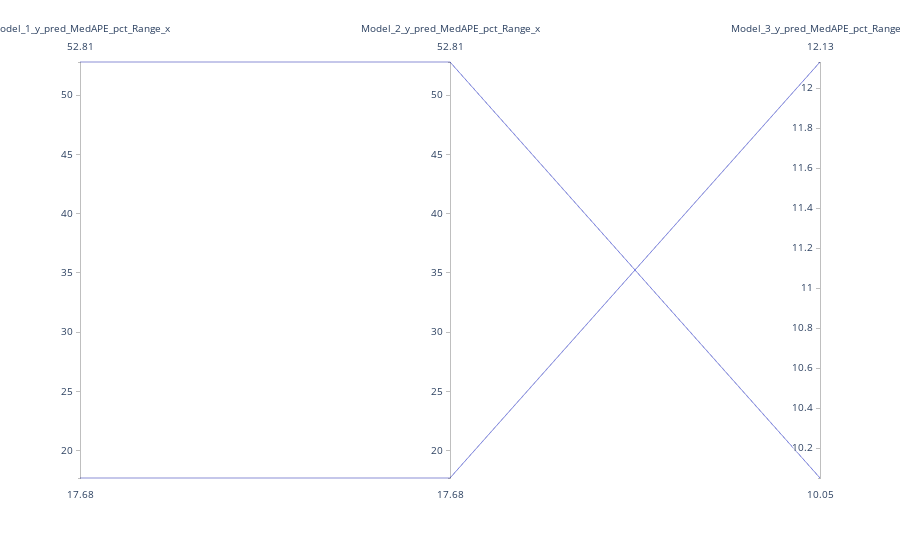

Notebook cell for this chart:
### Markdown cell above
# Parallel Coordinates Graph to show Change

### Code cell
df_pass1 = pd.read_csv('.\\results\\AllResults_FirstPass.csv')
df_pass2 = pd.read_csv('.\\results\\AllResults_SecondPass.csv')

df = df_pass1.merge(df_pass2,how='left',on=['file_name'])
df = df.filter(regex='MedAPE_pct_Range_x')

fig = px.parallel_coordinates(df)

# fig = px.parallel_coordinates(df, color="species_id", labels={"species_id": "Species",
#                 "sepal_width": "Sepal Width", "sepal_length": "Sepal Length",
#                 "petal_width": "Petal Width", "petal_length": "Petal Length", },
#                              color_continuous_scale=px.colors.diverging.Tealrose,
#                              color_continuous_midpoint=2)

fig.show()

### Figure 1 — Plotly figure (JSON) as saved in the notebook; plotly's stock layout.template omitted (floating-point values rounded to 4 significant figures)
{"data": [{"dimensions": [{"label": "Model_1_y_pred_MedAPE_pct_Range_x", "values": [52.81, 17.68]}, {"label": "Model_2_y_pred_MedAPE_pct_Range_x", "values": [52.81, 17.68]}, {"label": "Model_3_y_pred_MedAPE_pct_Range_x", "values": [10.05, 12.13]}], "domain": {"x": [0, 1], "y": [0, 1]}, "name": "", "type": "parcoords"}], "layout": {"autosize": true, "legend": {"tracegroupgap": 0}, "margin": {"t": 60}}}
